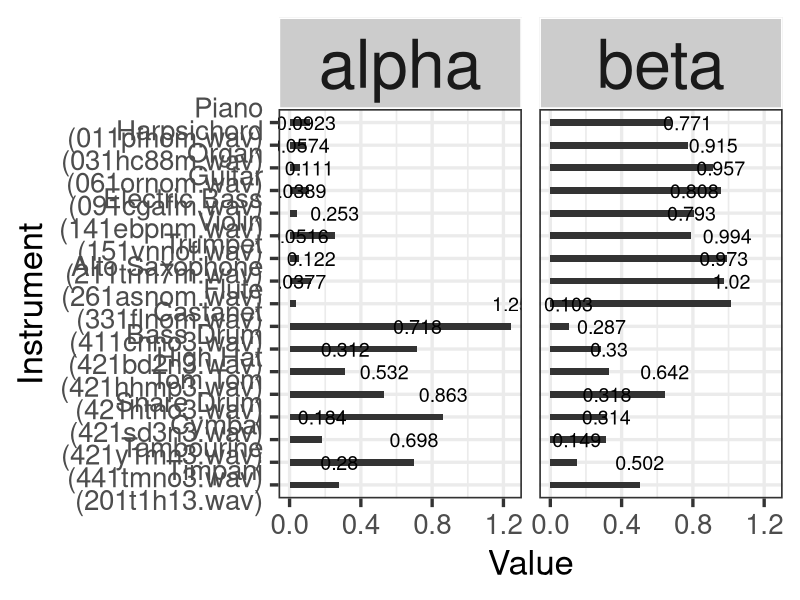

Recreate this plot in R.
library(ggplot2)

yuko <- function(x){
	y <- 10^(ceiling( log(x) / log(10) ))
	z <- ceiling(1000 * (x / y)) / 1000
	return ( y * z )
}

data <- read.table("result.csv", header = T, sep = ",")
InstAndFilename <- c("")
for(i in 1:length(data[[1]])){
	InstAndFilename[i] <- paste(data$Inst[i], "\n(", tolower(data$filename[i]), ".wav)", sep="")
}

df <- data.frame(
	ind = 1:length(data[[1]]), 
	inst  = InstAndFilename, 
	file = data[[2]],
	IType = data[[3]], 
	SType = data[[4]], 
	value = data[[5]])

g <- ggplot(df, aes(x=reorder(inst,-ind), value) )
g <- g + geom_bar(stat="identity", fill = "#333333", width = 0.3)
g <- g + geom_text(aes(label= yuko(value) ), vjust=-1, size = 5)
g <- g + xlab("Instrument")
g <- g + ylab("Value") # of Normalized Smoothness Functions")
if(1){
	g <- g + coord_flip()
	g <- g + facet_grid(. ~ SType)
}else{
	g <- g + facet_grid(SType ~ .)
}

g <- g + theme_bw(base_size = 25)
	g <- g + theme(strip.text.x = element_text(size = 48), strip.background = element_rect(colour = "white", fill = "#CCCCCC"))

postscript("smoothness.eps", horizontal = FALSE, onefile = FALSE, paper = "special", height = 14, width = 12)
print(g)
dev.off()


